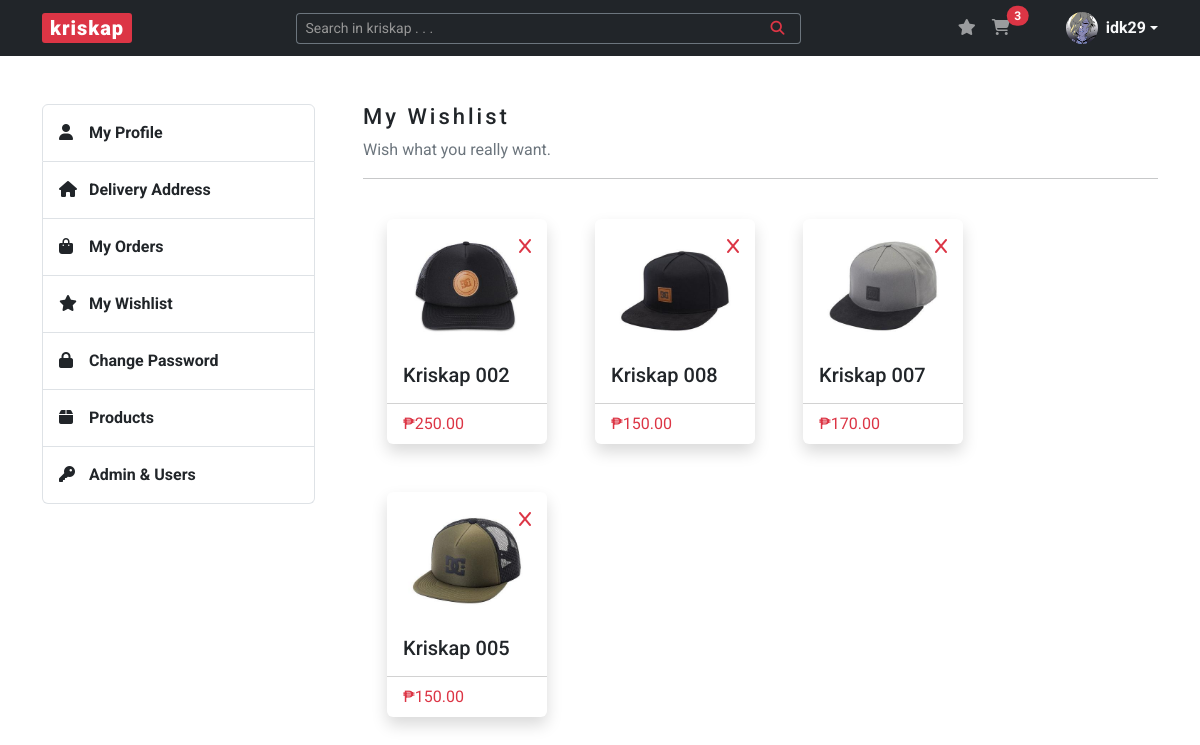
The page /wishlist (signed in) on the database its author committed.
### kriskap/models.py (models this page shows)
class User(db.Model, UserMixin):
    __tablename__ = "users"
    id = db.Column(db.Integer, primary_key=True)
    user_type = db.Column(db.String(20), nullable=False)
    username = db.Column(db.String(20), unique=True, nullable=False)
    name = db.Column(db.String(100), nullable=False)
    email = db.Column(db.String(100), unique=True, nullable=False)
    image_file = db.Column(db.String(250), nullable=False, default="default.png")
    password = db.Column(db.String(100), nullable=False)
    carts = relationship("Cart", back_populates="buyer")
    wishlists = relationship("Wishlist", back_populates="wisher")
    addresses = relationship("Address", back_populates="buyer")
    orders = relationship("Order", back_populates="buyer")

class Wishlist(db.Model):
    __tablename__ = "wishlists"
    id = db.Column(db.Integer, primary_key=True)
    buyer_id = db.Column(db.Integer, db.ForeignKey("users.id"))
    wisher = relationship("User", back_populates="wishlists")
    product_id = db.Column(db.Integer, db.ForeignKey("products.id"))
    parent_product = relationship("Product", back_populates="wishlists")

class Product(db.Model):
    __tablename__ = "products"
    id = db.Column(db.Integer, primary_key=True)
    stripe_price = db.Column(db.String(60), unique=True, nullable=False)
    name = db.Column(db.String(60), unique=True, nullable=False)
    stock = db.Column(db.Integer, nullable=False)
    price = db.Column(db.Integer, nullable=False)
    image_file = db.Column(db.String(250), nullable=False)
    carts = relationship("Cart", back_populates="parent_product")
    wishlists = relationship("Wishlist", back_populates="parent_product")
    orders = relationship("Order", back_populates="parent_product")

### kriskap/wishlist/routes.py (the view)
@wishlists.route("/wishlist")
@login_required
def wishlist():
    wishlists = Wishlist.query.filter_by(buyer_id=current_user.id).all()
    return render_template("wishlist.html", title="Wishlist", wishlists=wishlists)

### kriskap/models.py (called while the page is built)
@login_manager.user_loader
def load_user(user_id):
    return User.query.get(int(user_id))

### kriskap/templates/wishlist.html
{% extends "base.html" %}
{% block content %}
    <section id="section-wishlist" class="content-section mb-5">
        <div class="row justify-content-between">
            {% include "aside.html" %}
            <div class="col-lg-9 ps-lg-5">
                <h3>My Wishlist</h3>
                <p class="text-secondary">Wish what you really want.</p>
                <hr>
                {% if current_user.wishlists %}
                <div class="d-flex flex-row flex-wrap justify-content-start">
                    {% for wishlist in wishlists %}
                    <div class="card border-0 m-4 shadow position-relative" style="width: 10rem;">
                        <div class="card-body the-product">
                            <a href="{{ url_for('wishlists.remove_wishlist', wishlist_id=wishlist.id) }}" class="nav-link position-absolute top-0 end-0 m-3">
                                <i class="fa-solid fa-x text-danger"></i>
                            </a>
                            <a href="{{ url_for('carts.view_product', product_id=wishlist.parent_product.id) }}">
                                <img src="{{ url_for('static', filename='img/product_pics/' + wishlist.parent_product.image_file ) }}" class="card-img-top" alt="{{ wishlist.parent_product.name }}-Image">
                                <h5 class="card-title mb-0">{{ wishlist.parent_product.name }}</h5>
                            </a>
                        </div>
                        <div class="card-footer bg-transparent">
                            <p class="card-text text-danger">{{ "₱{:,.2f}".format(wishlist.parent_product.price) }}</p>
                        </div>
                    </div>
                    {% endfor %}
                </div>
                {% else %}
                <div class="text-center mt-5">
                    <p class="text-muted">You haven't wish listed any products yet.</p>
                    <a href="{{ url_for('main.home') }}" class="btn btn-danger">View Products</a>
                </div>
                {% endif %}
            </div>
        </div>
    </section>
{% endblock %}

### kriskap/templates/base.html (shortened to what this page needs)
<!DOCTYPE html>
<html lang="en">
<head>
    <link rel="stylesheet" href="https://cdn.jsdelivr.net/npm/bootstrap@5.3.0-alpha1/dist/css/bootstrap.min.css">
    <link rel="stylesheet" href="{{ url_for('static', filename='css/styles.css') }}">
</head>
<body>
    <header>
        <nav class="navbar navbar-expand-lg navbar-dark bg-dark">
            <div class="container">
                <a class="navbar-brand px-2 py-0" href="{{ url_for('main.home') }}">kriskap</a>
                <div class="collapse navbar-collapse" id="navbarSupportedContent">
                    <form method="POST" action="{{ url_for('products.search_product') }}" class="d-flex ms-auto form-search w-50" role="search">
                        <div class="input-group input-group-sm">
                            <input name="search-product" type="text" class="form-control text-bg-dark border-secondary border-end-0" placeholder="Search in kriskap . . ." aria-label="Search in kriskap . . ." aria-describedby="button-addon">
                            <button class="btn btn-outline-danger border-start-0 border-secondary" type="submit" id="button-addon"><i class="fa-solid fa-magnifying-glass px-2"></i></button>
                        </div>
                    </form>
                    <ul class="navbar-nav ms-auto mb-2 mb-lg-0 notification-cart">
                        <li class="nav-item">
                            <a href="{{ url_for('wishlists.wishlist') }}" class="nav-link d-inline-block">
                                <i class="fa-solid fa-star"></i>
                            </a>
                        </li>
                        <li class="nav-item me-5">
                            <a href="{{ url_for('carts.cart') }}" class="nav-link position-relative d-inline-block">
                                <i class="fa-solid fa-cart-shopping"></i>
                                {% if current_user.is_authenticated %}
                                    <span id="cartTotal" class="position-absolute start-100 translate-middle badge rounded-pill bg-danger">
                                        {% set items = [] %}
                                        {{ items | sum }}
                                    </span>
                                {% endif %}
                            </a>
                        </li>
                        {% if current_user.is_authenticated %}
                        <li class="dropdown d-flex align-items-center">
                            <a href="#" class="d-flex align-items-center text-light text-decoration-none dropdown-toggle" data-bs-toggle="dropdown" aria-expanded="false">
                                <img src="{{ url_for('static', filename='img/profile_pics/' + current_user.image_file) }}" alt="" width="32" height="32" class="rounded-circle me-2">
                                <strong>{{ current_user.username }}</strong>
                            </a>
                        </li>
                        {% endif %}
                    </ul>
                </div>
            </div>
        </nav>
    </header>
    <main class="container mt-5">
        {% block content %} {% endblock %}
    </main>
</body>
</html>

### kriskap/static/css/styles.css (style rules this page uses)
body { font-family: 'Roboto', sans-serif; color: #212529; }
h3, legend { font-size: 1.375rem; font-weight: 500; line-height: 1.65rem; letter-spacing: 3px; }
a { color: #212529; text-decoration: none; }
.navbar-brand { background-color: #DC3545; border-radius: 3px; font-weight: 900; letter-spacing: 1px; }
.form-control::placeholder { color: #979797; opacity: 1; }

### rows shown on the page
User: image_file (picture), username "idk29"
Wishlist: image_file (picture), parent_product.name "Kriskap 002"
Product: parent_product.price "₱250.00"
Wishlist: image_file (picture), parent_product.name "Kriskap 008"
Product: parent_product.price "₱150.00"
Wishlist: image_file (picture), parent_product.name "Kriskap 007"
Product: parent_product.price "₱170.00"
Wishlist: image_file (picture), parent_product.name "Kriskap 005"
Product: parent_product.price "₱150.00"

### other values the page prints
{{ items | sum }} "3"
